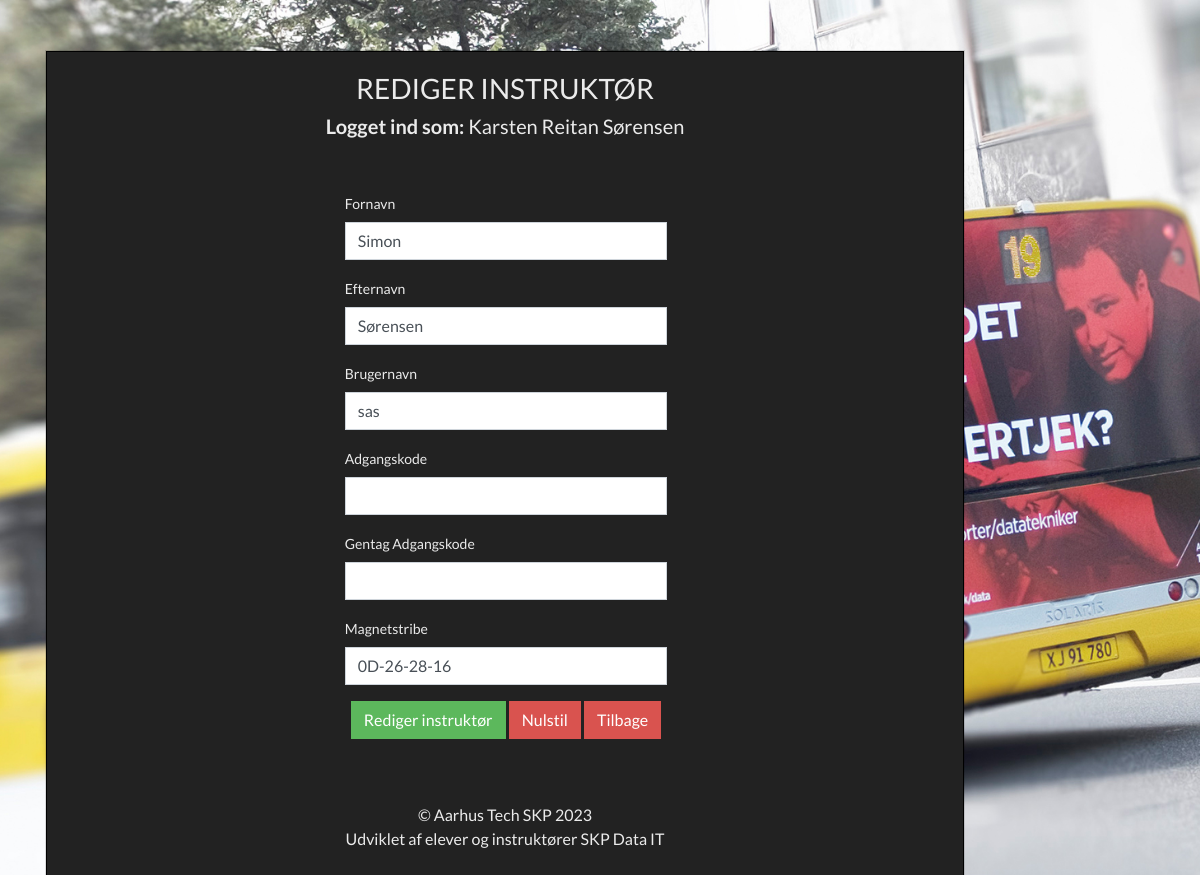
Page /admin/redigerInstruktoer.php?id=300&y=0&filter=0 (signed in) on the committed database.
### tables this page shows
CREATE TABLE IF NOT EXISTS `tjekind_brugere` (
  `userID` int(11) NOT NULL AUTO_INCREMENT COMMENT 'Brugerens unikke ID',
  `system_id` int(11) NOT NULL DEFAULT 0,
  `fornavn` varchar(50) DEFAULT NULL COMMENT 'Brugerens fornavn',
  `efternavn` varchar(50) DEFAULT NULL COMMENT 'Brugerens efternavn',
  `brugernavn` varchar(20) DEFAULT NULL COMMENT 'Brugerens brugernavn',
  `password` varchar(60) DEFAULT NULL COMMENT 'Brugerens password',
  `magnetstribe` varchar(50) DEFAULT NULL COMMENT 'Brugerens magnetstribe (Studiekort)',
  `magnet_crypt` text DEFAULT NULL,
  `status` enum('0','1','2') NOT NULL DEFAULT '0' COMMENT 'Brugerens status',
  `tjekind_timestamp` datetime NOT NULL DEFAULT current_timestamp() COMMENT 'Tidsstempel for hvornår brugeren er tjekket ind',
  `user_level` enum('0','1') NOT NULL DEFAULT '0' COMMENT 'Brugerens rettighedsniveau',
  `iSKP` enum('0','1') NOT NULL DEFAULT '1',
  `bemning` enum('Syg','Ekstern Opgave','Job Samtale','Forsinket','Ikke Godkendt','Andet','Datastue','Ulovlig fravær','Ferie / Fridag','?','Corona') DEFAULT NULL,
  PRIMARY KEY (`userID`)
);

### html/classes/User.php (called while the page is built, shortened)
<?php
	class User {
		private $_db;
		function __construct() {
			$this->_db = new Database();
		}
		public function getInfo($value) {
			if(is_numeric($value)) {
				$sql = "SELECT * FROM tjekind_brugere WHERE userID=?";
				$bindings = array($value);
				$result = $this->_db->custom_query($sql,$bindings);
				foreach($result as $row) {
					$userdata = array(
						'userID' => $row->userID,
						'fornavn' => $row->fornavn,
						'efternavn' => $row->efternavn,
						'fulde_navn' => $row->fornavn . ' ' . $row->efternavn,
						'brugernavn' => $row->brugernavn,
						'magnetstribe' => $row->magnetstribe,
						'status' => $row->status,
						'tjekind_timestamp' => $row->tjekind_timestamp,
						'user_level' => $row->user_level,
						'iSKP' => $row->iSKP,
						'bemning' => $row->bemning
					);
				}
				return $userdata;
			} else {
				die('Value given is not numeric! getInfo(> ! <)');
			}
		}
	}

### html/classes/Config.php (called while the page is built)
<?php
class Config {
    public static function get($path = null) {
        if ($path){
            $config = $GLOBALS['config'];
            $path = explode('/', $path);
            foreach($path as $bit) {
                if(isset($config[$bit])) {
                    $config = $config[$bit];
                }
            }
            return $config;
        }
        return false;
    }
}

### html/classes/Database.php (called while the page is built, shortened)
<?php
class Database {
    private $pdo;
    public function __construct()
    {
        try
        {
            $this->pdo = new PDO(Config::get('database/dsn'), Config::get('database/username'), Config::get('database/password'), array(PDO::MYSQL_ATTR_INIT_COMMAND => "SET NAMES '" . Config::get('database/charset') . "';"));
            $this->pdo->exec("SET CHARACTER SET " . Config::get('database/charset'));
            $this->pdo->setAttribute(PDO::ATTR_ERRMODE, PDO::ERRMODE_EXCEPTION);
            $this->pdo->query("set names " . Config::get('database/charset'));
        } catch (PDOException $e)
        {
            die("[DATABASE ERROR] " . $e->getMessage());
        }
    }
    public function custom_query( $sql,$data=null)
    {
        if ($data!==null) {
            $dat=array_values($data);
        }
        $sel = $this->pdo->prepare( $sql );
        if ($data!==null) {
            $sel->execute($dat);
        } else {
            $sel->execute();
        }
        $sel->setFetchMode( PDO::FETCH_OBJ );
        return $sel;
    }
}
?>

### html/admin/redigerInstruktoer.php (the view, shortened to what this page needs)
<?php
$user = new User();
$userdata       = $user->getInfo(Session::get('userID'));
$updatedata     = $user->getInfo($_GET['id']);
?>
<!DOCTYPE html>
<html>
    <head>
        <link rel="stylesheet" type="text/css" href="/assets/css/bootstrap.min.css">
        <link rel="stylesheet" type="text/css" href="/assets/css/custom.css">
    </head>
    <body>
        <div class="container">
            <div class="row">
                <div class="col-md-10 col-md-offset-1" style="margin-top: 50px;">
                    <div class="card card-default">
                        <div id="splash" class="card-body">
                            <h3 class="text-center">REDIGER INSTRUKTØR</h3>
                            <h5 class="text-center"><strong>Logget ind som:</strong> <?php echo $userdata['fulde_navn']; ?></h5>
                            <br />
                            <div class="row">
                                <div class="col-sm-6" style="left:29%;">
                                    <form class="form-horizontal" method="post" style="padding-top: 21px;text-align:center;">
                                        <fieldset>
                                            <div class="form-group" style="text-align:left;">
                                            <label for="inputFornavn" class="col-lg-6 control-label">Fornavn</label>
                                            <div class="col-lg-10">
                                                <input type="text" class="form-control" id="inputFornavn" name="fornavn" placeholder="Steffen" value="<?php echo $updatedata['fornavn']; ?>">
                                            </div>
                                            </div>
                                            <div class="form-group" style="text-align:left;">
                                            <label for="inputEfternavn" class="col-lg-6 control-label">Efternavn</label>
                                            <div class="col-lg-10">
                                                <input type="text" class="form-control" id="inputEfternavn" name="efternavn" placeholder="Sørensen" value="<?php echo $updatedata['efternavn']; ?>">
                                            </div>
                                            </div>
                                            <div class="form-group" style="text-align:left;">
                                            <label for="inputBrugernavn" class="col-lg-6 control-label">Brugernavn</label>
                                            <div class="col-lg-10">
                                                <input type="text" class="form-control" id="inputBrugernavn" name="brugernavn" placeholder="stef1932" value="<?php echo $updatedata['brugernavn']; ?>">
                                            </div>
                                            </div>
                                            <div class="form-group" style="text-align:left;">
                                            <label for="inputAdgangskode" class="col-lg-6 control-label">Adgangskode</label>
                                            <div class="col-lg-10">
                                                <input type="password" class="form-control" id="inputAdgangskode" name="adgangskode" placeholder="">
                                            </div>
                                            </div>
                                            <div class="form-group" style="text-align:left;">
                                            <label for="inputGentagAdgangskode" class="col-lg-6 control-label">Gentag Adgangskode</label>
                                            <div class="col-lg-10">
                                                <input type="password" class="form-control" id="inputGentagAdgangskode" placeholder="">
                                            </div>
                                            </div>
                                            <div class="form-group" style="text-align:left;">
                                            <label for="inputMagnetstribe" class="col-lg-6 control-label">Magnetstribe</label>
                                            <div class="col-lg-10">
                                                <input type="text" class="form-control" id="inputMagnetstribe" name="magnetstribe" placeholder="æ123_" value="<?php echo $updatedata['magnetstribe']; ?>">
                                            </div>
                                            </div>
                                            <div class="form-group">
                                            <div class="col-lg-10 col-lg-offset-2">
                                                <button type="submit" class="btn btn-success">Rediger instruktør</button>
                                                <button type="reset" class="btn btn-danger">Nulstil</button>
                                                <a class="btn btn-danger" href="/admin/dashboard.php?instruktoerPopUp=ja">Tilbage</a>
                                            </div>
                                            </div>
                                        </fieldset>
									</form>
                                    </div>
                                </div>
                            <br />
                            <br />
							<center><p class="text-center">&copy; Aarhus Tech SKP <?php echo date('Y'); ?><br/>Udviklet af elever og instruktører SKP Data IT</p></center>
                        </div>
                    </div>
                </div>
            </div>
        </div>
    </body>
</html>

### html/assets/css/custom.css (style rules this page uses)
body { background: url('/assets/images/background.jpg') no-repeat center center fixed; background-size: cover; }
.card { background: transparent; }
.card-body { background-color: #222222; border: 1px solid #000000; }

### rows in the picture
tjekind_brugere: fornavn "Simon", efternavn "Sørensen", brugernavn "sas", magnetstribe "0D-26-28-16"

### other values in the picture
$userdata['fulde_navn'] "Karsten Reitan Sørensen"
